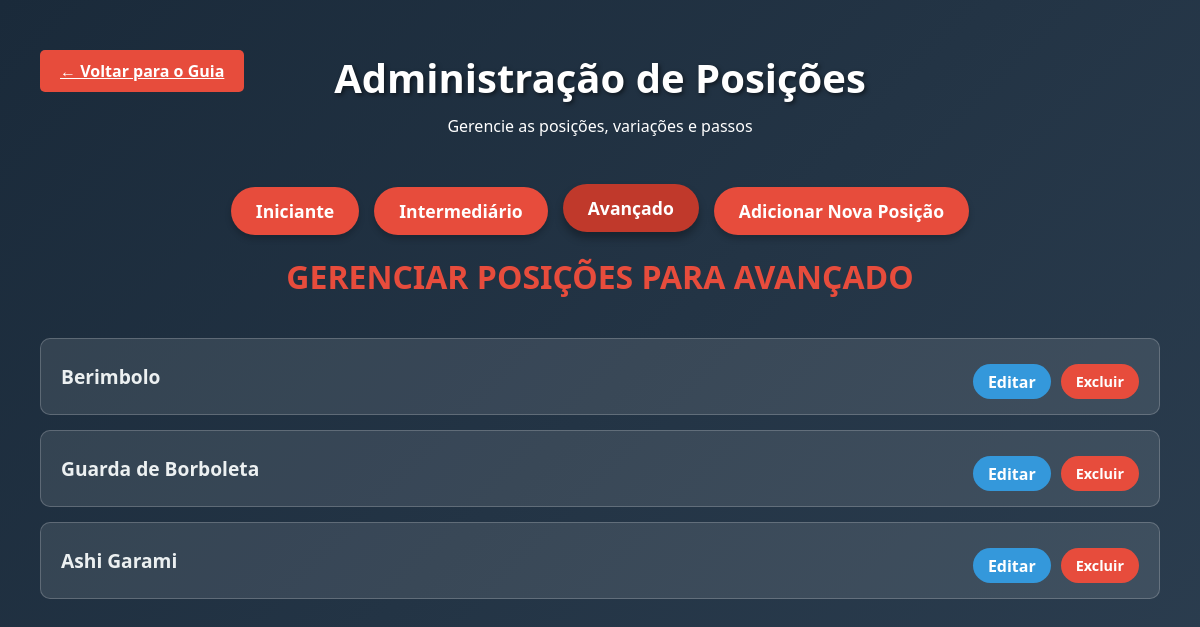
/avancAdm, run on the app's committed database.
### models/guia.py (models this page shows, shortened)
class Position(db.Model):
    __tablename__ = 'positions'
    id = db.Column(db.Integer, primary_key=True)
    name = db.Column(db.String(100), nullable=False)
    description = db.Column(db.Text, nullable=False)
    image = db.Column(db.String(100), nullable=True) # A imagem da posição
    level = db.Column(db.String(50), nullable=False)
    variations = db.relationship('Variation', backref='position', lazy=True, cascade="all, delete-orphan")

### controllers/controller.py (the view)
def avancadm():
    positions = Position.query.filter_by(level='advanced').all()
    return render_template('adm/avanc_adm.html',positions=positions)

### view/adm/avanc_adm.html
{% extends 'templates/base.html' %}
{% block conteudo %}
    <header>
        <div>
            <a href="{{ url_for('guiabjj_route') }}" class="back-button" style="display: block;">← Voltar para o Guia</a>
        </div>
        <h1>Administração de Posições</h1>
        <p>Gerencie as posições, variações e passos</p>
    </header>
    <div class="controls admin-controls">
        <a href="{{ url_for('admin_route') }}" class="level-btn">Iniciante</a>
        <a href="{{ url_for('interadm_route') }}" class="level-btn">Intermediário</a>
        <a href="{{ url_for('avancadm_route') }}" class="level-btn active">Avançado</a>
        <a href="{{ url_for('guiabjj_route') }}" class="add-position-btn">Adicionar Nova Posição</a>
    </div>
    <div id="admin-content-container">
        <h2 class="level-header">Gerenciar Posições para Avançado</h2>
        <div class="admin-list">
            {% for position in positions %}
            <div class="admin-position-item">
                <span>{{ position.name }}</span>
                <div class="admin-position-actions">
                    <button class="action-btn edit-btn" data-name="Guarda Fechada">Editar</button>
                    <button class="action-btn delete-btn" data-name="Guarda Fechada">Excluir</button>
                </div>
            </div>
            {% endfor %}
        </div>
    </div>
{% endblock %}

### static/css/styles.css (style rules this page uses)
:root { --primary: #2c3e50; --secondary: #e74c3c; --light: #ecf0f1; --dark-bg: #1a2a3a; --card-bg: rgba(255,255,255,0.1); --border-color: rgba(255,255,255,0.2); }
* { margin: 0; padding: 0; box-sizing: border-box; font-family: 'Segoe UI', Tahoma, Geneva, Verdana, sans-serif; }
body { background: linear-gradient(135deg, var(--dark-bg), var(--primary)); color: white; min-height: 100vh; padding: 20px; }
header { text-align: center; padding: 30px 0; position: relative; }
h1 { font-size: 2.5rem; margin-bottom: 10px; text-shadow: 2px 2px 4px rgba(0,0,0,0.5); }
.controls { display: flex; justify-content: center; gap: 15px; margin: 20px 0; flex-wrap: wrap; }
.level-btn, .admin-button, .botao-link-admin, .add-position-btn, .action-btn, .save-btn, .cancel-btn { background: var(--secondary); color: white; border: none; padding: 12px 25px; border-radius: 30px; font-size: 1.1rem; cursor: pointer; transition: all 0.3s; font-weight: bold; box-shadow: 0 4px 6px rgba(0,0,0,0.2); text-decoration: none; }
.level-btn:hover, .level-btn.active, .admin-button:hover, .admin-button.active, .botao-link-admin, .add-position-btn:hover, .add-position-btn.active, .action-btn:hover, .action-btn.active, .save-btn:hover, .save-btn.active, .cancel-btn:hover, .cancel-btn.active { background: #c0392b; transform: translateY(-3px); box-shadow: 0 6px 8px rgba(0,0,0,0.3); }
.level-header { text-align: center; margin: 20px 0; font-size: 2rem; color: var(--secondary); text-transform: uppercase; }
.back-button { background: var(--secondary); color: white; border: none; padding: 10px 20px; border-radius: 5px; cursor: pointer; position: absolute; left: 20px; top: 30px; font-weight: bold; display: none; }
.admin-controls { display: flex; justify-content: center; gap: 15px; margin: 20px 0; flex-wrap: wrap; }
.admin-list { max-width: 1200px; margin: 0 auto; padding: 20px; }
.admin-position-item { background: var(--card-bg); border-radius: 10px; padding: 15px 20px; margin-bottom: 15px; display: flex; justify-content: space-between; align-items: center; border: 1px solid var(--border-color); flex-wrap: wrap; }
.admin-position-item span { font-size: 1.2rem; font-weight: bold; color: var(--light); }
.admin-position-actions, .botao-link { display: flex; gap: 10px; margin-top: 10px; }
.admin-position-actions button, .botao-link { padding: 8px 15px; font-size: 0.9rem; border-radius: 20px; box-shadow: none; }
.admin-position-actions button.edit-btn, a.edit-btn { background: #3498db; padding: 6px 15px; font-size: 1rem; }
.admin-position-actions button.delete-btn { background: #e74c3c; }

### data on the page
Position: name "Berimbolo"
Position: name "Guarda de Borboleta"
Position: name "Ashi Garami"
